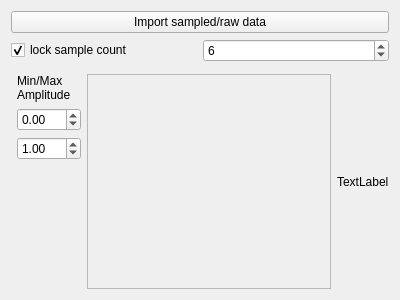
<?xml version="1.0" encoding="UTF-8"?>
<ui version="4.0">
 <class>SpectralColorPicker</class>
 <widget class="QWidget" name="SpectralColorPicker">
  <property name="geometry">
   <rect>
    <x>0</x>
    <y>0</y>
    <width>400</width>
    <height>300</height>
   </rect>
  </property>
  <property name="windowTitle">
   <string>Form</string>
  </property>
  <layout class="QVBoxLayout" name="verticalLayout">
   <item>
    <layout class="QHBoxLayout" name="horizontalLayout_2">
     <property name="spacing">
      <number>0</number>
     </property>
     <property name="bottomMargin">
      <number>0</number>
     </property>
     <item>
      <widget class="QPushButton" name="importRawDataButton">
       <property name="text">
        <string>Import sampled/raw data</string>
       </property>
      </widget>
     </item>
    </layout>
   </item>
   <item>
    <layout class="QHBoxLayout" name="horizontalLayout">
     <item>
      <widget class="QCheckBox" name="lockSampleCount">
       <property name="text">
        <string>lock sample count</string>
       </property>
       <property name="checked">
        <bool>true</bool>
       </property>
      </widget>
     </item>
     <item>
      <widget class="QSpinBox" name="sampleCount">
       <property name="minimum">
        <number>1</number>
       </property>
       <property name="maximum">
        <number>300</number>
       </property>
       <property name="value">
        <number>6</number>
       </property>
      </widget>
     </item>
    </layout>
   </item>
   <item>
    <widget class="SpectralCurve" name="spectralCurve" native="true"/>
   </item>
   <item>
    <layout class="QHBoxLayout" name="horizontalLayout_3">
     <item>
      <layout class="QVBoxLayout" name="verticalLayout_3">
       <property name="leftMargin">
        <number>6</number>
       </property>
       <item>
        <widget class="QLabel" name="label">
         <property name="text">
          <string>Min/Max
Amplitude</string>
         </property>
        </widget>
       </item>
       <item>
        <widget class="QDoubleSpinBox" name="minAmp">
         <property name="sizePolicy">
          <sizepolicy hsizetype="Minimum" vsizetype="Fixed">
           <horstretch>0</horstretch>
           <verstretch>0</verstretch>
          </sizepolicy>
         </property>
         <property name="maximumSize">
          <size>
           <width>64</width>
           <height>16777215</height>
          </size>
         </property>
         <property name="minimum">
          <double>-1000000.000000000000000</double>
         </property>
         <property name="maximum">
          <double>1000000.000000000000000</double>
         </property>
         <property name="singleStep">
          <double>0.100000000000000</double>
         </property>
        </widget>
       </item>
       <item>
        <widget class="QDoubleSpinBox" name="maxAmp">
         <property name="sizePolicy">
          <sizepolicy hsizetype="Minimum" vsizetype="Fixed">
           <horstretch>0</horstretch>
           <verstretch>0</verstretch>
          </sizepolicy>
         </property>
         <property name="maximumSize">
          <size>
           <width>64</width>
           <height>16777215</height>
          </size>
         </property>
         <property name="minimum">
          <double>-1000000.000000000000000</double>
         </property>
         <property name="maximum">
          <double>1000000.000000000000000</double>
         </property>
         <property name="singleStep">
          <double>0.100000000000000</double>
         </property>
         <property name="value">
          <double>1.000000000000000</double>
         </property>
        </widget>
       </item>
       <item>
        <spacer name="verticalSpacer">
         <property name="orientation">
          <enum>Qt::Vertical</enum>
         </property>
         <property name="sizeHint" stdset="0">
          <size>
           <width>20</width>
           <height>40</height>
          </size>
         </property>
        </spacer>
       </item>
      </layout>
     </item>
     <item>
      <widget class="QScrollArea" name="scrollArea">
       <property name="widgetResizable">
        <bool>true</bool>
       </property>
       <widget class="QWidget" name="scrollAreaWidgetContents">
        <property name="geometry">
         <rect>
          <x>0</x>
          <y>0</y>
          <width>237</width>
          <height>194</height>
         </rect>
        </property>
        <layout class="QVBoxLayout" name="verticalLayout_2">
         <item>
          <widget class="SpectrumDisplay" name="widget_2" native="true"/>
         </item>
         <item>
          <layout class="QHBoxLayout" name="slidersLayout"/>
         </item>
        </layout>
       </widget>
      </widget>
     </item>
     <item>
      <widget class="QLabel" name="colorPreview">
       <property name="minimumSize">
        <size>
         <width>32</width>
         <height>0</height>
        </size>
       </property>
       <property name="maximumSize">
        <size>
         <width>58</width>
         <height>16777215</height>
        </size>
       </property>
       <property name="text">
        <string>TextLabel</string>
       </property>
       <property name="scaledContents">
        <bool>true</bool>
       </property>
      </widget>
     </item>
    </layout>
   </item>
  </layout>
 </widget>
 <customwidgets>
  <customwidget>
   <class>SpectrumDisplay</class>
   <extends>QWidget</extends>
   <header>spectrumdisplay.h</header>
   <container>1</container>
  </customwidget>
  <customwidget>
   <class>SpectralCurve</class>
   <extends>QWidget</extends>
   <header>spectralcurve.h</header>
   <container>1</container>
  </customwidget>
 </customwidgets>
 <resources/>
 <connections/>
</ui>
